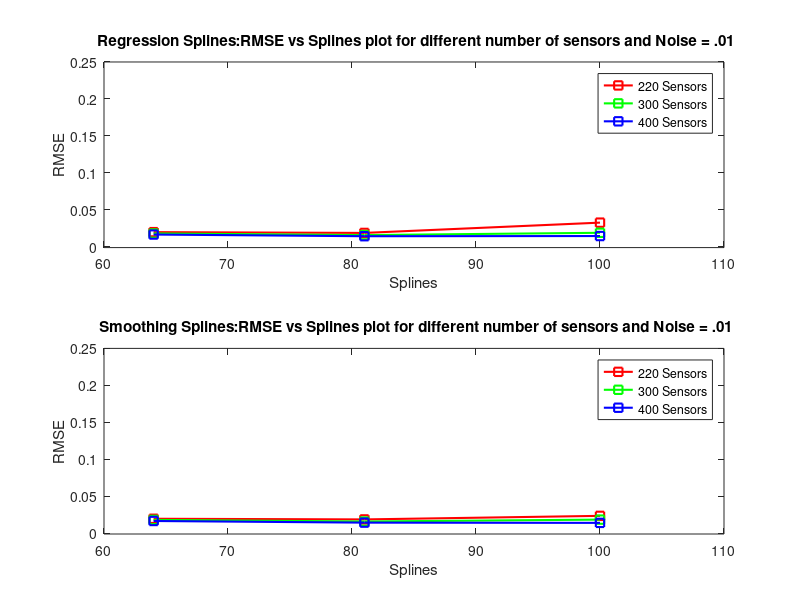
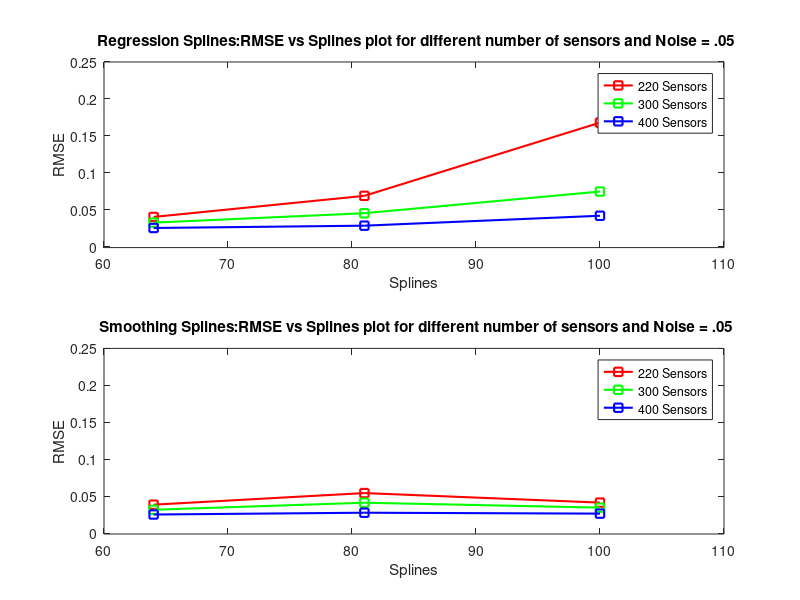
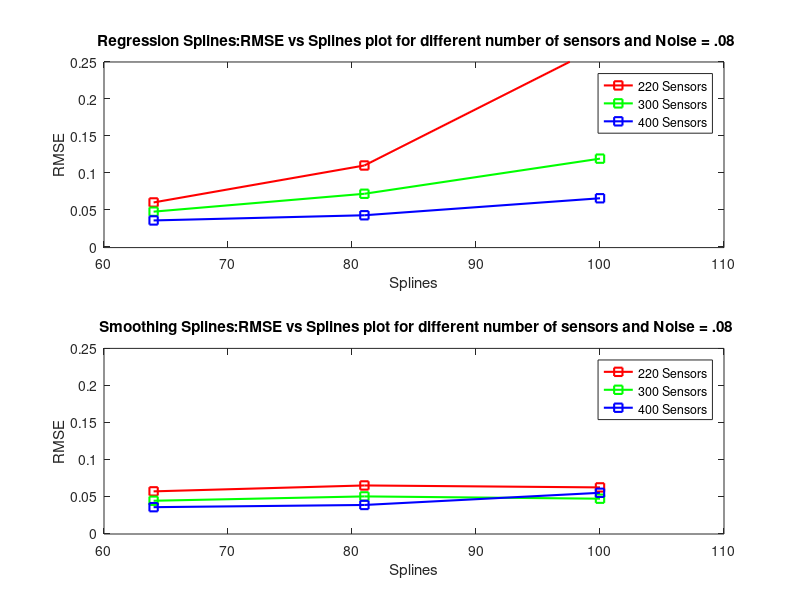

Write MATLAB code to recreate these figures, in order.
%Graphs for OCVHM


close all

%.03 is no there



x = [220 , 300, 400];
y = [ 64 , 81 , 100 ];
z_reg_01 = [0.01989	0.01815	0.01663
0.01884	0.01591	0.01438
0.03275	0.01901	0.01462


];


z_smooth_01 =[0.01962	0.01809	0.01659
0.01872	0.0159	0.01437
0.02353	0.01845	0.01405

];



figure (1)
subplot(2,1,1)
plot (y,z_reg_01(:,1),'rs-','LineWidth',1.5)%----220
hold on
plot (y,z_reg_01(:,2),'gs-','LineWidth',1.5)%----300
plot (y,z_reg_01(:,3),'bs-','LineWidth',1.5)%----400

hold off
xlabel('Splines');
ylabel('RMSE');
axis([60 110  -.001 .25])
title(' Regression Splines:RMSE vs Splines plot for different number of sensors and Noise = .01');
legend('220 Sensors', '300 Sensors' , '400 Sensors' , '450 Sensors');

subplot(2,1,2)
plot (y,z_smooth_01(:,1),'rs-','LineWidth',1.5)%----220
hold on
plot (y,z_smooth_01(:,2),'gs-','LineWidth',1.5)%----300
plot (y,z_smooth_01(:,3),'bs-','LineWidth',1.5)%----400

hold off
xlabel('Splines');
ylabel('RMSE');
axis([60 110  -.001 .25])
title(' Smoothing Splines:RMSE vs Splines plot for different number of sensors and Noise = .01');
legend('220 Sensors', '300 Sensors' , '400 Sensors' );
%-----------------------------------------------------------------------------------
%.05
%-----------------------------------------------------------------------------------

x = [220 , 300, 400];
y = [ 64 , 81 , 100 ];
z_reg_01 = [0.04046	0.03276	0.02551
0.06899	0.04547	0.02863
0.168	0.0748	0.04205





];


z_smooth_01 =[0.03865	0.03177	0.02535
0.05436	0.04132	0.02778
0.04146	0.03469	0.02656



];



figure (2)
subplot(2,1,1)
plot (y,z_reg_01(:,1),'rs-','LineWidth',1.5)%----220
hold on
plot (y,z_reg_01(:,2),'gs-','LineWidth',1.5)%----300
plot (y,z_reg_01(:,3),'bs-','LineWidth',1.5)%----400

hold off
xlabel('Splines');
ylabel('RMSE');
axis([60 110  -.001 .25])
title(' Regression Splines:RMSE vs Splines plot for different number of sensors and Noise = .05');
legend('220 Sensors', '300 Sensors' , '400 Sensors' , '450 Sensors');

subplot(2,1,2)
plot (y,z_smooth_01(:,1),'rs-','LineWidth',1.5)%----220
hold on
plot (y,z_smooth_01(:,2),'gs-','LineWidth',1.5)%----300
plot (y,z_smooth_01(:,3),'bs-','LineWidth',1.5)%----400

hold off
xlabel('Splines');
ylabel('RMSE');
axis([60 110  -.001 .25])
title(' Smoothing Splines:RMSE vs Splines plot for different number of sensors and Noise = .05');
legend('220 Sensors', '300 Sensors' , '400 Sensors' );

%------------------------------------------------------------------------------------------------------------------------------------------------



x = [220 , 300, 400];
y = [ 64 , 81 , 100 ];
z_reg_01 = [0.06006	0.04761	0.03572
0.11004	0.07178	0.04272
0.27091	0.11928	0.06571




];


z_smooth_01 =[0.05667	0.04396	0.03528
0.06465	0.04984	0.03826
0.06202	0.04674	0.05472
];



figure (3)
subplot(2,1,1)
plot (y,z_reg_01(:,1),'rs-','LineWidth',1.5)%----220
hold on
plot (y,z_reg_01(:,2),'gs-','LineWidth',1.5)%----300
plot (y,z_reg_01(:,3),'bs-','LineWidth',1.5)%----400

hold off
xlabel('Splines');
ylabel('RMSE');
axis([60 110  -.001 .25])
title(' Regression Splines:RMSE vs Splines plot for different number of sensors and Noise = .08');
legend('220 Sensors', '300 Sensors' , '400 Sensors' , '450 Sensors');

subplot(2,1,2)
plot (y,z_smooth_01(:,1),'rs-','LineWidth',1.5)%----220
hold on
plot (y,z_smooth_01(:,2),'gs-','LineWidth',1.5)%----300
plot (y,z_smooth_01(:,3),'bs-','LineWidth',1.5)%----400

hold off
xlabel('Splines');
ylabel('RMSE');
axis([60 110  -.001 .25])
title(' Smoothing Splines:RMSE vs Splines plot for different number of sensors and Noise = .08');
legend('220 Sensors', '300 Sensors' , '400 Sensors' );
